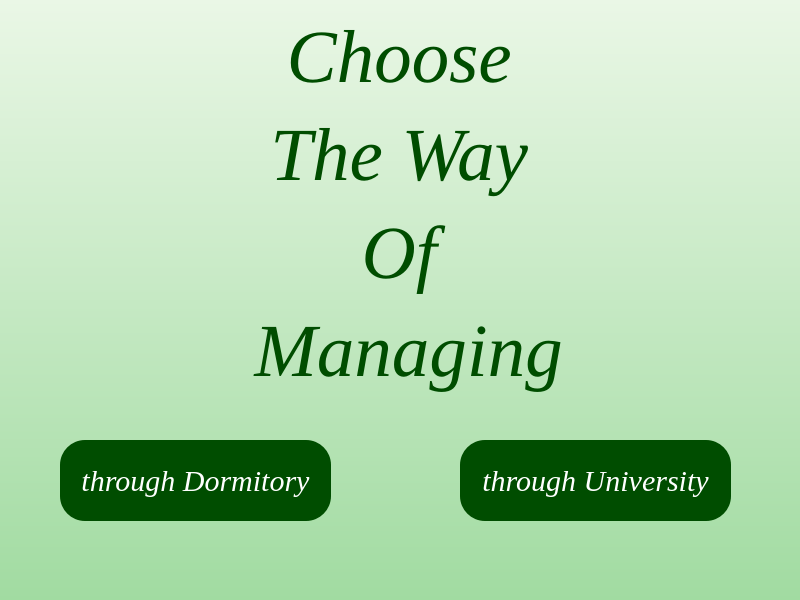
<?xml version="1.0" encoding="UTF-8"?>
<ui version="4.0">
 <class>Dashboard</class>
 <widget class="QWidget" name="Dashboard">
  <property name="geometry">
   <rect>
    <x>0</x>
    <y>0</y>
    <width>800</width>
    <height>600</height>
   </rect>
  </property>
  <property name="minimumSize">
   <size>
    <width>0</width>
    <height>600</height>
   </size>
  </property>
  <property name="font">
   <font>
    <family>Times New Roman</family>
    <italic>false</italic>
    <bold>true</bold>
   </font>
  </property>
  <property name="windowTitle">
   <string>Form</string>
  </property>
  <property name="autoFillBackground">
   <bool>false</bool>
  </property>
  <property name="styleSheet">
   <string notr="true">QWidget#Dashboard {
    background: qlineargradient(spread:pad, x1:0, y1:0, x2:0, y2:1, stop:0 #EAF7E6, stop:1 #A1DBA1);
}</string>
  </property>
  <widget class="QLabel" name="DashTitel">
   <property name="geometry">
    <rect>
     <x>220</x>
     <y>-30</y>
     <width>361</width>
     <height>471</height>
    </rect>
   </property>
   <property name="font">
    <font>
     <family>Times New Roman</family>
     <pointsize>-1</pointsize>
     <italic>true</italic>
     <stylestrategy>PreferAntialias</stylestrategy>
     <hintingpreference>PreferDefaultHinting</hintingpreference>
     <fontweight>ExtraBold</fontweight>
    </font>
   </property>
   <property name="acceptDrops">
    <bool>false</bool>
   </property>
   <property name="styleSheet">
    <string notr="true">background-color: transparent; color: #004d00; padding: 5px; border-image: none; border: none; font-size: 75px;

</string>
   </property>
   <property name="text">
    <string>&lt;html&gt;&lt;head/&gt;&lt;body&gt;&lt;p align=&quot;center&quot;&gt;Choose &lt;/p&gt;&lt;p align=&quot;center&quot;&gt;The Way &lt;/p&gt;&lt;p align=&quot;center&quot;&gt;Of &lt;/p&gt;&lt;p align=&quot;center&quot;&gt;Managing&lt;/p&gt;&lt;/body&gt;&lt;/html&gt;</string>
   </property>
  </widget>
  <widget class="QPushButton" name="btnThroughUniversity">
   <property name="geometry">
    <rect>
     <x>460</x>
     <y>440</y>
     <width>271</width>
     <height>81</height>
    </rect>
   </property>
   <property name="font">
    <font>
     <family>Times New Roman</family>
     <pointsize>-1</pointsize>
     <italic>true</italic>
     <fontweight>ExtraBold</fontweight>
    </font>
   </property>
   <property name="styleSheet">
    <string notr="true">background-color: #004d00; color: white; padding: 5px;  border-image: none; border: none; border-radius: 25px; font-size:30px;</string>
   </property>
   <property name="text">
    <string>through University</string>
   </property>
  </widget>
  <widget class="QPushButton" name="btnThroughDormitory">
   <property name="geometry">
    <rect>
     <x>60</x>
     <y>440</y>
     <width>271</width>
     <height>81</height>
    </rect>
   </property>
   <property name="font">
    <font>
     <family>Times New Roman</family>
     <pointsize>-1</pointsize>
     <italic>true</italic>
     <fontweight>ExtraBold</fontweight>
    </font>
   </property>
   <property name="styleSheet">
    <string notr="true">background-color: #004d00; color: white; padding: 5px;  border-image: none; border: none; border-radius: 25px; font-size:30px;</string>
   </property>
   <property name="text">
    <string>through Dormitory</string>
   </property>
  </widget>
 </widget>
 <resources/>
 <connections/>
</ui>
